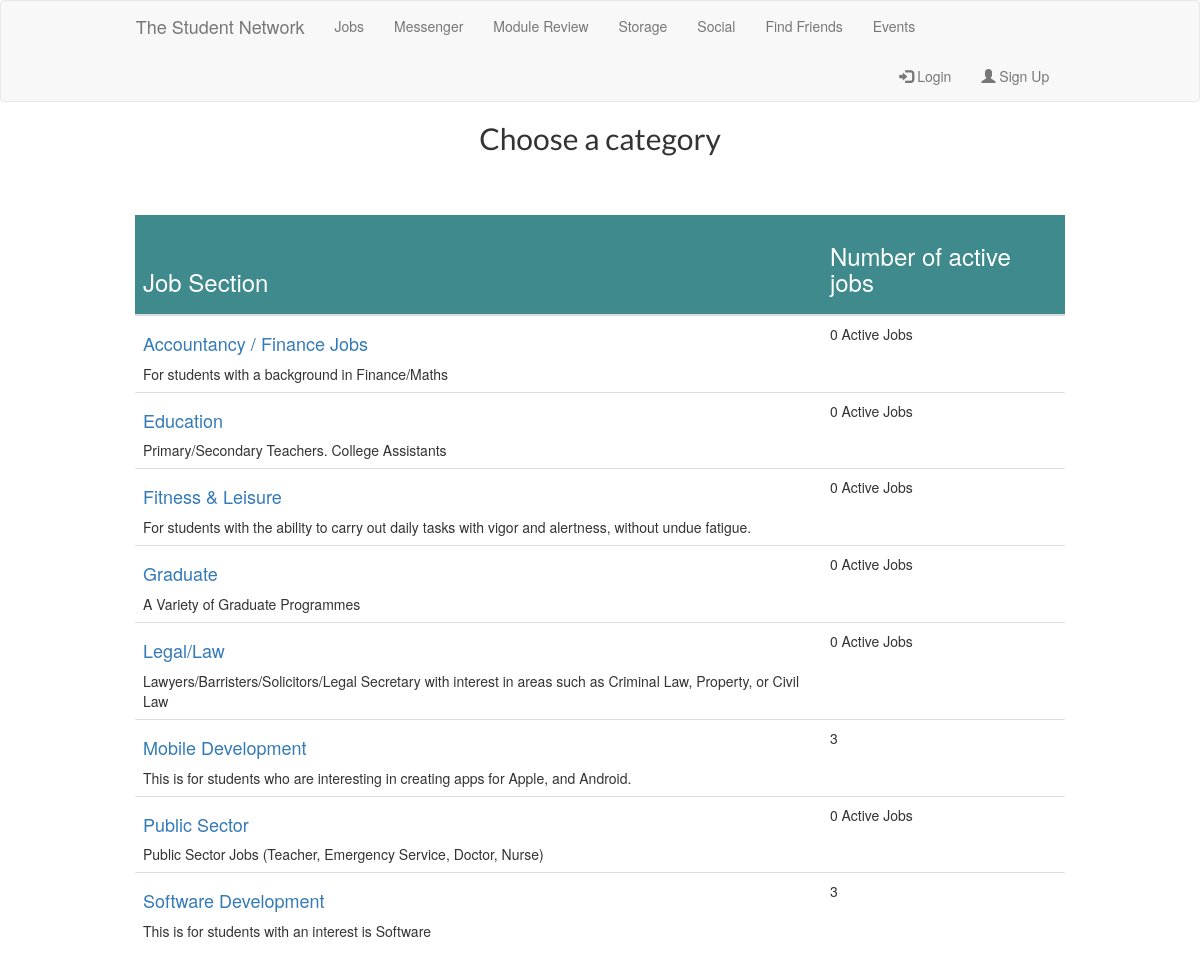
Page /JobsPortal/JobIndex.php on the committed database.
### tables this page shows
CREATE TABLE IF NOT EXISTS `JobCategories` (
  `JobCatId` int(8) NOT NULL AUTO_INCREMENT,
  `JobCatName` varchar(255) NOT NULL,
  `JobCatDescription` varchar(255) NOT NULL,
  PRIMARY KEY (`JobCatId`),
  UNIQUE KEY `JobCatNameUnique` (`JobCatName`)
);

### JobsPortal/JobIndex.php (the view, shortened to what this page needs)
<?php
    include '../Accounts/Header.php';
$sql = "SELECT JobCategories.JobCatId,JobCategories.JobCatName,
                JobCategories.JobCatDescription, COUNT(Jobs.JobId) AS Jobs
        FROM JobCategories
            LEFT JOIN Jobs ON Jobs.JobId = JobCategories.JobCatId
        GROUP BY JobCategories.JobCatName, JobCategories.JobCatDescription,
                JobCategories.JobCatId";
$result = mysql_query($sql);
if (!$result) {
    echo '<p>The categories could not be displayed, please try again later.</p>';
} else {
    if (mysql_num_rows($result) == 0) {
        echo '<p>No categories defined yet.</p>';
    } else {
        echo '
            <h2 class="category-title">Choose a category</h2>
            <div class="container">';
                echo '
                <table class="table">
                    <thead>
                        <tr class="bg-category">
                            <th><h3>Job Section</h3></th>
                            <th><h3>Number of active jobs</h3></th>
                        </tr>
                    </thead>
                    <tbody>';
        while ($row = mysql_fetch_assoc($result)) {
            echo '<tr>';
            echo '<td><h4><a href="JobsCategory.php?id=' . $row['JobCatId'] . '">' . $row['JobCatName'] . '</a></h4>' . $row['JobCatDescription'] . '</td>';
            echo '<td class="topicTd">';
            $topicsql = "SELECT JobId, JobSubject, JobDate, JobCat
                        FROM Jobs
                        WHERE JobCat = " . $row['JobCatId'] . "
                        ORDER BY JobDate DESC
                        LIMIT 1";
            $topicsresult = mysql_query($topicsql);
            if (!$topicsresult) {
                echo '<p>Last topic could not be displayed.</p>';
            } else {
                if (mysql_num_rows($topicsresult) == 0){
                    echo '0 Active Jobs';
                } else {
                    while ($topicrow = mysql_fetch_assoc($topicsresult))
                        $query = mysql_query("SELECT JobId, count(*) as total FROM Jobs group by JobCat");
                        $info = mysql_fetch_assoc($query);
                        echo $info['total'];
                }
            }
            echo '</td>';
            echo '</tr>';
        }
    }
    echo '</tbody>';
    echo '</table>';
    echo '</div>';
}
?>
<!DOCTYPE html>
<html>
<head>
    <link rel="stylesheet" href="https://maxcdn.bootstrapcdn.com/bootstrap/3.3.7/css/bootstrap.min.css">
    <link rel="stylesheet" type="text/css" href="../css/main.css">
    <link rel="stylesheet" href="https://maxcdn.bootstrapcdn.com/font-awesome/4.7.0/css/font-awesome.min.css">
</head>
<body>
</body>
</html>

### css/main.css (style rules this page uses)
.category-title { text-align: center; margin-bottom: 5%; font-family: Lato, 'sans-serif'; }
.bg-category { background-color:#3F8A8C; color: white; }
.container { width: 80%; }

### rows in the picture
jobcategories: JobCatName "Accountancy / Finance Jobs", JobCatDescription "For students with a background in Finance/Maths", shows "0 Active Jobs"
jobcategories: JobCatName "Education", JobCatDescription "Primary/Secondary Teachers. College Assistants", shows "0 Active Jobs"
jobcategories: JobCatName "Fitness & Leisure", JobCatDescription "For students with the ability to carry out daily tasks with vigor and alertness, without undue fatigue.", shows "0 Active Jobs"
jobcategories: JobCatName "Graduate", JobCatDescription "A Variety of Graduate Programmes", shows "0 Active Jobs"
jobcategories: JobCatName "Legal/Law", JobCatDescription "Lawyers/Barristers/Solicitors/Legal Secretary with interest in areas such as Criminal Law, Property, or Civil Law", shows "0 Active Jobs"
jobcategories: JobCatName "Mobile Development", JobCatDescription "This is for students who are interesting in creating apps for Apple, and Android.", total "3"
jobcategories: JobCatName "Public Sector", JobCatDescription "Public Sector Jobs (Teacher, Emergency Service, Doctor, Nurse)", shows "0 Active Jobs"
jobcategories: JobCatName "Software Development", JobCatDescription "This is for students with an interest is Software", total "3"
